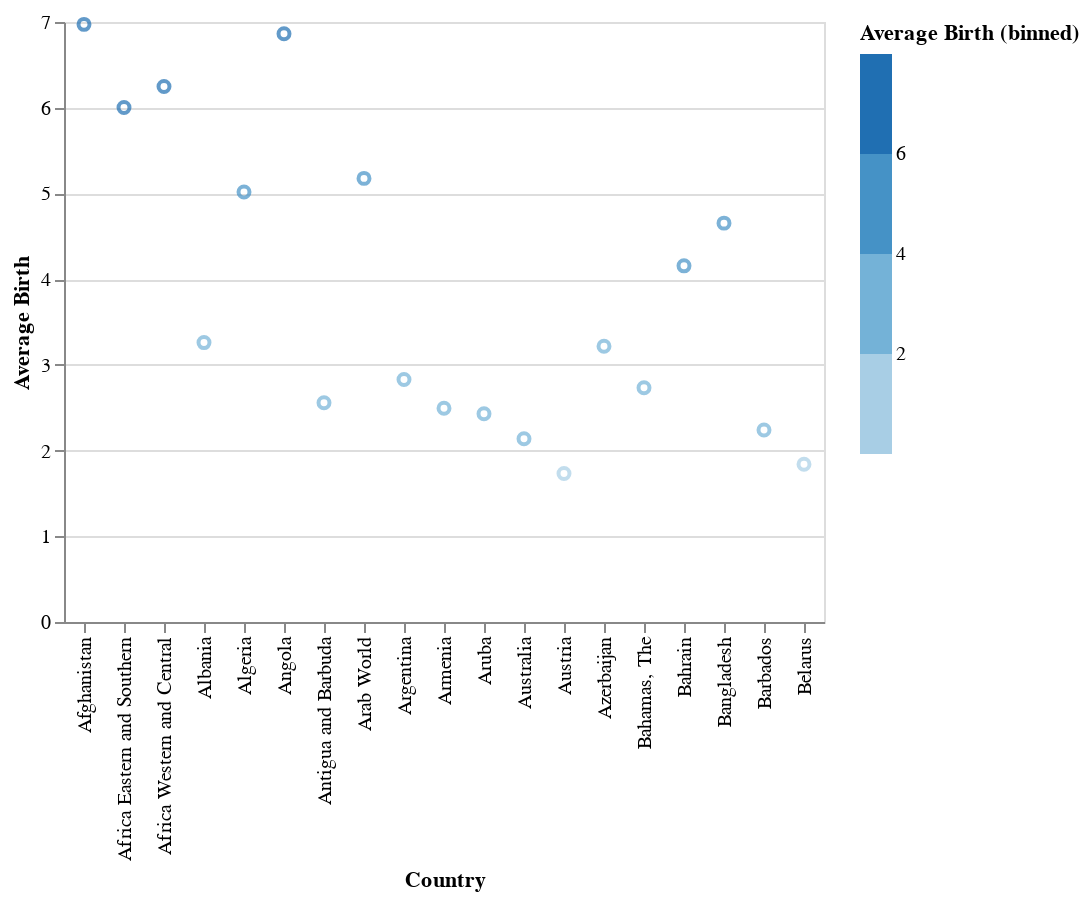

The code cell stored with this chart in its notebook:
### Code cell
# Scatter Plot form first 20 countries
alt.Chart(new_df).mark_point().encode(
    x='Country',
    y='Average Birth',
    color=alt.Color('Average Birth', bin=alt.Bin(maxbins=5))
)

### Figure 1 — Vega-Lite specification as saved in the notebook (floating-point values rounded to 4 significant figures)
{"config": {"view": {"continuousWidth": 400, "continuousHeight": 300}}, "data": {"name": "data-ca50b961d8d1cc653f47b937e1484154"}, "mark": "point", "encoding": {"color": {"bin": {"maxbins": 5}, "field": "Average Birth", "type": "quantitative"}, "x": {"field": "Country", "type": "nominal"}, "y": {"field": "Average Birth", "type": "quantitative"}}, "$schema": "https://vega.github.io/schema/vega-lite/v4.17.0.json", "datasets": {"data-ca50b961d8d1cc653f47b937e1484154": [{"Country": "Afghanistan", "Code": "AFG", "1960-69": 7.45, "1970-79": 7.45, "1980-89": 7.456, "1990-99": 7.559, "2000-09": 6.901, "2010-20": 5.019, "Average Birth": 6.972, "Change Over Time": -32.63}, {"Country": "Africa Eastern and Southern", "Code": "AFE", "1960-69": 6.773, "1970-79": 6.785, "1980-89": 6.55, "1990-99": 5.91, "2000-09": 5.34, "2010-20": 4.651, "Average Birth": 6.001, "Change Over Time": -31.33}, {"Country": "Africa Western and Central", "Code": "AFW", "1960-69": 6.518, "1970-79": 6.781, "1980-89": 6.749, "1990-99": 6.288, "2000-09": 5.845, "2010-20": 5.308, "Average Birth": 6.248, "Change Over Time": -18.56}, {"Country": "Albania", "Code": "ALB", "1960-69": 5.829, "1970-79": 4.308, "1980-89": 3.311, "1990-99": 2.623, "2000-09": 1.836, "2010-20": 1.651, "Average Birth": 3.26, "Change Over Time": -71.67}, {"Country": "Algeria", "Code": "DZA", "1960-69": 7.637, "1970-79": 7.4, "1980-89": 5.914, "1990-99": 3.617, "2000-09": 2.544, "2010-20": 2.984, "Average Birth": 5.016, "Change Over Time": -60.92}, {"Country": "Angola", "Code": "AGO", "1960-69": 7.066, "1970-79": 7.477, "1980-89": 7.43, "1990-99": 6.965, "2000-09": 6.467, "2010-20": 5.778, "Average Birth": 6.864, "Change Over Time": -18.22}, {"Country": "Antigua and Barbuda", "Code": "ATG", "1960-69": 4.183, "1970-79": 2.854, "1980-89": 2.089, "1990-99": 2.137, "2000-09": 2.095, "2010-20": 1.994, "Average Birth": 2.559, "Change Over Time": -52.33}, {"Country": "Arab World", "Code": "ARB", "1960-69": 7.016, "1970-79": 6.674, "1980-89": 5.884, "1990-99": 4.539, "2000-09": 3.599, "2010-20": 3.34, "Average Birth": 5.175, "Change Over Time": -52.39}, {"Country": "Argentina", "Code": "ARG", "1960-69": 3.072, "1970-79": 3.248, "1980-89": 3.133, "1990-99": 2.795, "2000-09": 2.435, "2010-20": 2.296, "Average Birth": 2.83, "Change Over Time": -25.28}, {"Country": "Armenia", "Code": "ARM", "1960-69": 4.049, "1970-79": 2.844, "1980-89": 2.546, "1990-99": 2.116, "2000-09": 1.672, "2010-20": 1.74, "Average Birth": 2.495, "Change Over Time": -57.04}, {"Country": "Aruba", "Code": "ABW", "1960-69": 3.944, "1970-79": 2.581, "1980-89": 2.335, "1990-99": 2.082, "2000-09": 1.795, "2010-20": 1.845, "Average Birth": 2.43, "Change Over Time": -53.21}, {"Country": "Australia", "Code": "AUS", "1960-69": 3.139, "1970-79": 2.352, "1980-89": 1.882, "1990-99": 1.825, "2000-09": 1.84, "2010-20": 1.795, "Average Birth": 2.139, "Change Over Time": -42.84}, {"Country": "Austria", "Code": "AUT", "1960-69": 2.693, "1970-79": 1.877, "1980-89": 1.531, "1990-99": 1.442, "2000-09": 1.389, "2010-20": 1.465, "Average Birth": 1.733, "Change Over Time": -45.58}, {"Country": "Azerbaijan", "Code": "AZE", "1960-69": 5.711, "1970-79": 4.28, "1980-89": 3.111, "1990-99": 2.406, "2000-09": 1.921, "2010-20": 1.878, "Average Birth": 3.218, "Change Over Time": -67.11}, {"Country": "Bahamas, The", "Code": "BHS", "1960-69": 4.095, "1970-79": 3.268, "1980-89": 2.856, "1990-99": 2.481, "2000-09": 1.912, "2010-20": 1.79, "Average Birth": 2.734, "Change Over Time": -56.3}, {"Country": "Bahrain", "Code": "BHR", "1960-69": 7.056, "1970-79": 5.697, "1980-89": 4.404, "1990-99": 3.237, "2000-09": 2.483, "2010-20": 2.054, "Average Birth": 4.155, "Change Over Time": -70.9}, {"Country": "Bangladesh", "Code": "BGD", "1960-69": 6.854, "1970-79": 6.792, "1980-89": 5.568, "1990-99": 3.821, "2000-09": 2.752, "2010-20": 2.134, "Average Birth": 4.654, "Change Over Time": -68.87}, {"Country": "Barbados", "Code": "BRB", "1960-69": 3.936, "1970-79": 2.507, "1980-89": 1.857, "1990-99": 1.736, "2000-09": 1.771, "2010-20": 1.633, "Average Birth": 2.24, "Change Over Time": -58.52}, {"Country": "Belarus", "Code": "BLR", "1960-69": 2.377, "1970-79": 2.184, "1980-89": 2.059, "1990-99": 1.524, "2000-09": 1.332, "2010-20": 1.564, "Average Birth": 1.84, "Change Over Time": -34.21}]}}
